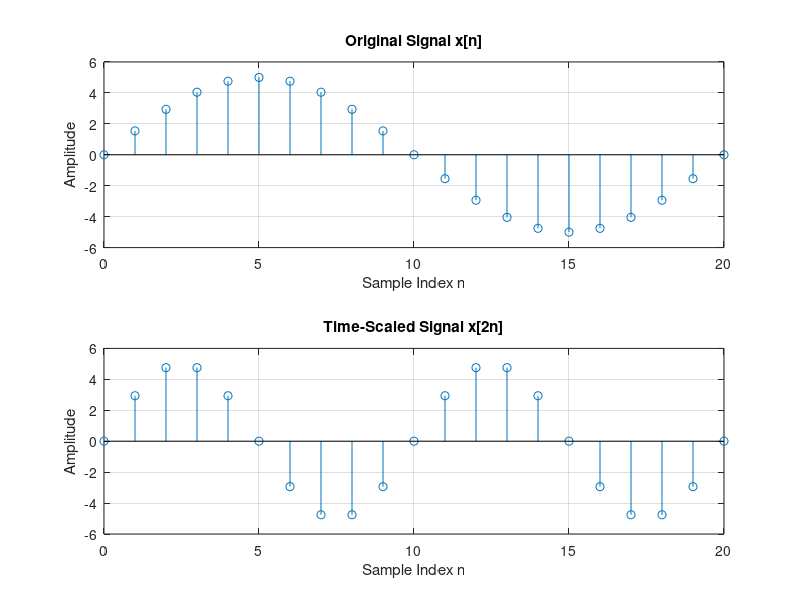

Recreate this plot in MATLAB.
%% DT Time Scaling

clear; clc;
close all;

A = 5;
omega = pi/10;
phi = 0;

n = 0:20;

signal_original = A*sin(omega*n + phi);
signal_scaled = A*sin(omega*(2*n) + phi);

subplot(2,1,1);
stem(n,signal_original);
xlabel('Sample Index n');
ylabel('Amplitude');
title('Original Signal x[n]');
grid on;

subplot(2,1,2);
stem(n,signal_scaled);
xlabel('Sample Index n');
ylabel('Amplitude');
title('Time-Scaled Signal x[2n]');
grid on;
